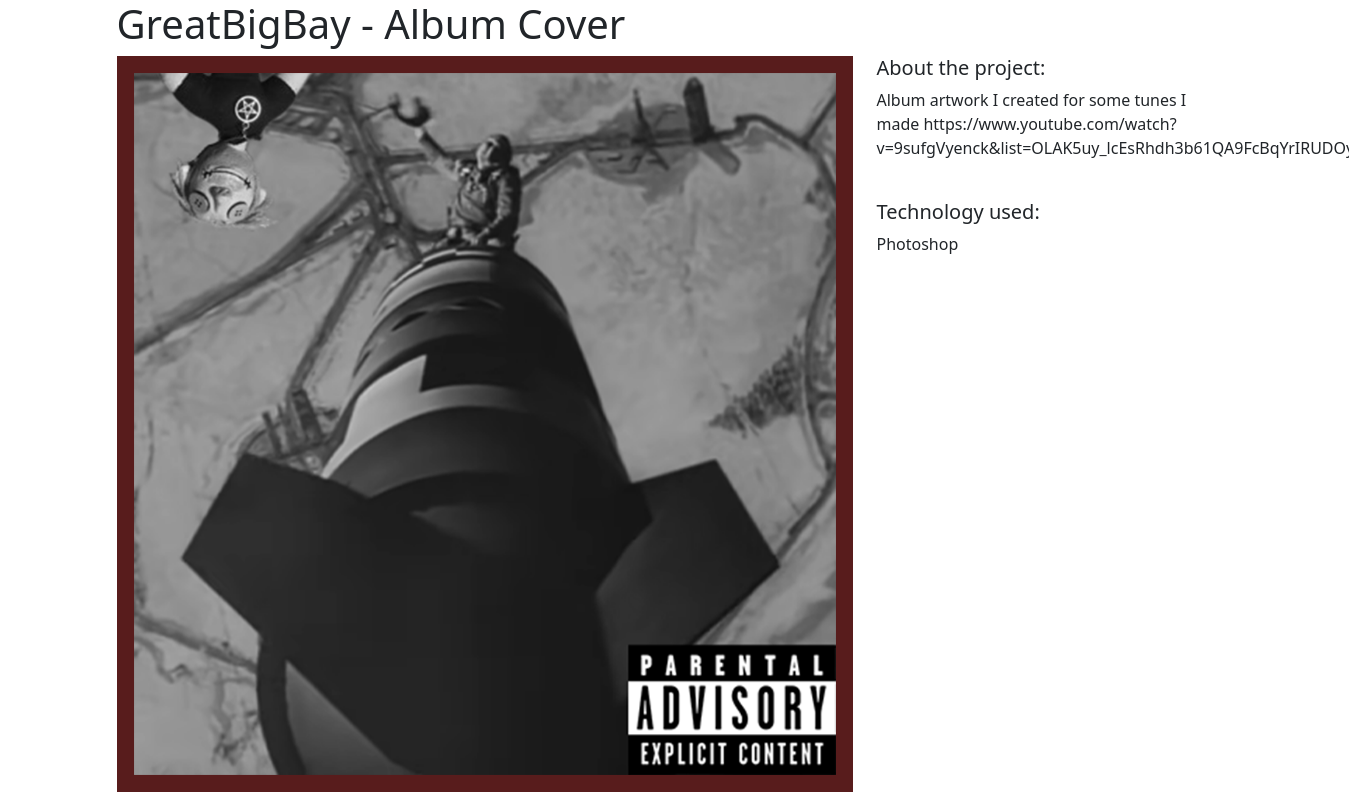
/projects/1/, run on the app's committed database.
### projects/models.py (models this page shows)
class Project(models.Model):
    title = models.CharField(max_length=100)
    description = models.TextField()
    technology = models.CharField(max_length=20)
    image = models.FileField(upload_to="project_images/", blank=True)

### projects/views.py (the view)
# urls.py: path("<int:pk>/", views.project_detail, name="project_detail"),
def project_detail(request, pk):
    project = Project.objects.get(pk=pk)
    context = {
        "project": project
    }
    return render(request, "projects/project_detail.html", context)

### projects/templates/projects/project_detail.html
{% extends "base.html" %}
{% block page_content %}
<h1>{{ project.title }}</h1>
<div class="row">
    <div class="col-md-8">
        {% if project.image %}
            <img src="{{ project.image.url }}" width="100%">
        {% endif %}
    </div>
    <div class="col-md-4">
        <h5>About the project:</h5>
        <p>{{ project.description }}</p>
        <br>
        <h5>Technology used:</h5>
        <p>{{ project.technology }}</p>
    </div>
</div>
{% endblock page_content %}

### data on the page
Project: image (picture), description "Album artwork I created for some tunes I made…", technology "Photoshop"
